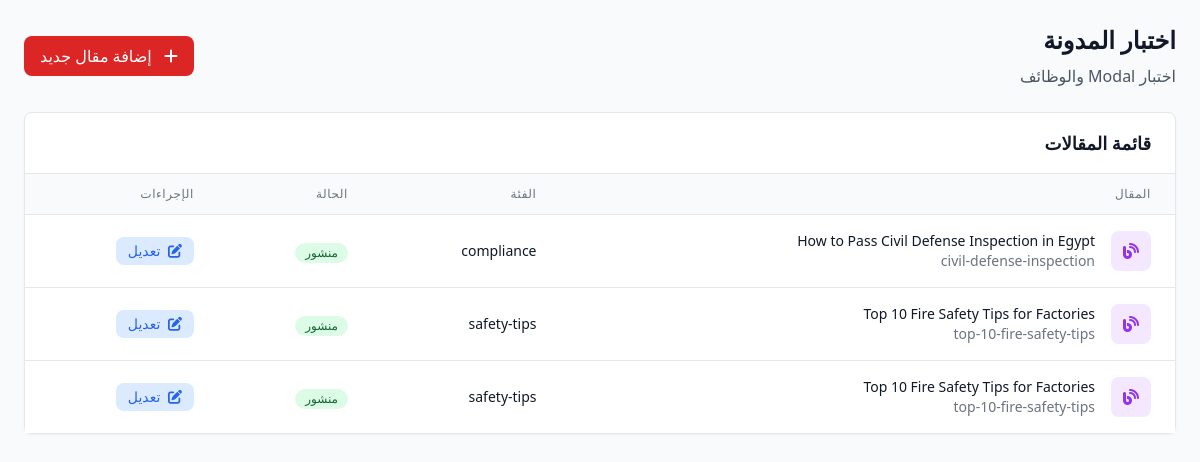
Screenshot of /admin/blog_test.php with the database file from the repository.
### tables this page shows
CREATE TABLE `blog_posts` (
  `id` int(11) NOT NULL,
  `category_id` int(11) NOT NULL,
  `slug` varchar(100) NOT NULL,
  `author_id` int(11) NOT NULL,
  `featured_image` varchar(255) DEFAULT NULL,
  `reading_time` int(11) DEFAULT NULL,
  `status` enum('draft','published','archived') DEFAULT 'draft',
  `is_featured` tinyint(1) DEFAULT 0,
  `views_count` int(11) DEFAULT 0,
  `likes_count` int(11) DEFAULT 0,
  `shares_count` int(11) DEFAULT 0,
  `published_at` timestamp NULL DEFAULT NULL,
  `created_at` timestamp NOT NULL DEFAULT current_timestamp(),
  `updated_at` timestamp NOT NULL DEFAULT current_timestamp() ON UPDATE current_timestamp()
);

CREATE TABLE `blog_post_translations` (
  `id` int(11) NOT NULL,
  `post_id` int(11) NOT NULL,
  `language_id` int(11) NOT NULL,
  `title` varchar(255) NOT NULL,
  `excerpt` text DEFAULT NULL,
  `content` longtext DEFAULT NULL,
  `tags` longtext DEFAULT NULL CHECK (json_valid(`tags`)),
  `meta_title` varchar(255) DEFAULT NULL,
  `meta_description` text DEFAULT NULL,
  `meta_keywords` text DEFAULT NULL,
  `og_title` varchar(255) DEFAULT NULL,
  `og_description` text DEFAULT NULL,
  `created_at` timestamp NOT NULL DEFAULT current_timestamp(),
  `updated_at` timestamp NOT NULL DEFAULT current_timestamp() ON UPDATE current_timestamp()
);

CREATE TABLE `blog_categories` (
  `id` int(11) NOT NULL,
  `slug` varchar(100) NOT NULL,
  `color` varchar(7) DEFAULT '#DC2626',
  `sort_order` int(11) DEFAULT 0,
  `is_active` tinyint(1) DEFAULT 1,
  `created_at` timestamp NOT NULL DEFAULT current_timestamp(),
  `updated_at` timestamp NOT NULL DEFAULT current_timestamp() ON UPDATE current_timestamp()
);

### admin/blog_test.php (the view, shortened to what this page needs)
<?php
require_once '../config.php';
$posts = [];
try {
    $stmt = $pdo->query("
        SELECT
            bp.id,
            bp.slug,
            bp.category_id,
            bp.author_id,
            bp.featured_image,
            bp.reading_time,
            bp.status,
            bp.is_featured,
            bp.views_count,
            bp.published_at,
            bp.created_at,
            bp.updated_at,
            CONCAT(u.first_name, ' ', u.last_name) as created_by_name,
            bc.slug as category_slug,
            bpt.title as ar_title,
            bpt.excerpt as ar_excerpt,
            bpt.content as ar_content,
            bpt.meta_title as ar_meta_title,
            bpt.meta_description as ar_meta_description,
            bpt.tags as ar_tags
        FROM blog_posts bp
        LEFT JOIN users u ON bp.author_id = u.id
        LEFT JOIN blog_categories bc ON bp.category_id = bc.id
        LEFT JOIN blog_post_translations bpt ON bp.id = bpt.post_id AND bpt.language_id = 1
        ORDER BY bp.created_at DESC
        LIMIT 5
    ");
    $posts = $stmt->fetchAll();
} catch (PDOException $e) {
    $error = 'حدث خطأ أثناء جلب المقالات: ' . $e->getMessage();
}
?>
<!DOCTYPE html>
<html lang="ar" dir="rtl">
<head>
    <script src="https://cdn.tailwindcss.com"></script>
    <link rel="stylesheet" href="https://cdnjs.cloudflare.com/ajax/libs/font-awesome/6.4.0/css/all.min.css">
</head>
<body class="bg-gray-50">
    <div class="p-6">
        <div class="mb-6">
            <div class="flex items-center justify-between">
                <div>
                    <h1 class="text-2xl font-bold text-gray-900 mb-2">اختبار المدونة</h1>
                    <p class="text-gray-600">اختبار Modal والوظائف</p>
                </div>
                <button onclick="openAddModal()" class="bg-red-600 text-white px-4 py-2 rounded-lg hover:bg-red-700 transition-colors duration-200">
                    <i class="fas fa-plus ml-2"></i>
                    إضافة مقال جديد
                </button>
            </div>
        </div>
        <div class="bg-white rounded-lg shadow-sm border border-gray-200">
            <div class="px-6 py-4 border-b border-gray-200">
                <h3 class="text-lg font-semibold text-gray-900">قائمة المقالات</h3>
            </div>
            <div class="overflow-x-auto">
                <table class="min-w-full divide-y divide-gray-200">
                    <thead class="bg-gray-50">
                        <tr>
                            <th class="px-6 py-3 text-right text-xs font-medium text-gray-500 uppercase tracking-wider">
                                المقال
                            </th>
                            <th class="px-6 py-3 text-right text-xs font-medium text-gray-500 uppercase tracking-wider">
                                الفئة
                            </th>
                            <th class="px-6 py-3 text-right text-xs font-medium text-gray-500 uppercase tracking-wider">
                                الحالة
                            </th>
                            <th class="px-6 py-3 text-right text-xs font-medium text-gray-500 uppercase tracking-wider">
                                الإجراءات
                            </th>
                        </tr>
                    </thead>
                    <tbody class="bg-white divide-y divide-gray-200">
                        <?php if (empty($posts)): ?>
                            <tr>
                                <td colspan="4" class="px-6 py-12 text-center">
                                    <div class="text-gray-500">
                                        <i class="fas fa-blog text-4xl mb-4"></i>
                                        <p class="text-lg font-medium">لا توجد مقالات</p>
                                    </div>
                                </td>
                            </tr>
                        <?php else: ?>
                            <?php foreach ($posts as $post): ?>
                                <tr class="hover:bg-gray-50">
                                    <td class="px-6 py-4 whitespace-nowrap">
                                        <div class="flex items-center">
                                            <div class="flex-shrink-0 h-10 w-10">
                                                <div class="h-10 w-10 rounded-lg bg-purple-100 flex items-center justify-center">
                                                    <i class="fas fa-blog text-purple-600"></i>
                                                </div>
                                            </div>
                                            <div class="mr-4">
                                                <div class="text-sm font-medium text-gray-900">
                                                    <?php echo htmlspecialchars($post['ar_title'] ?? $post['en_title'] ?? 'بدون عنوان'); ?>
                                                </div>
                                                <div class="text-sm text-gray-500">
                                                    <?php echo htmlspecialchars($post['slug'] ?? ''); ?>
                                                </div>
                                            </div>
                                        </div>
                                    </td>
                                    <td class="px-6 py-4 whitespace-nowrap text-sm text-gray-900">
                                        <?php echo htmlspecialchars($post['category_slug'] ?? 'غير محدد'); ?>
                                    </td>
                                    <td class="px-6 py-4 whitespace-nowrap">
                                        <?php if ($post['status'] === 'published'): ?>
                                            <span class="inline-flex items-center px-2.5 py-0.5 rounded-full text-xs font-medium bg-green-100 text-green-800">
                                                منشور
                                            </span>
                                        <?php elseif ($post['status'] === 'draft'): ?>
                                            <span class="inline-flex items-center px-2.5 py-0.5 rounded-full text-xs font-medium bg-yellow-100 text-yellow-800">
                                                مسودة
                                            </span>
                                        <?php else: ?>
                                            <span class="inline-flex items-center px-2.5 py-0.5 rounded-full text-xs font-medium bg-red-100 text-red-800">
                                                مؤرشف
                                            </span>
                                        <?php endif; ?>
                                    </td>
                                    <td class="px-6 py-4 whitespace-nowrap text-sm font-medium">
                                        <button onclick="openEditModal(<?php echo htmlspecialchars(json_encode($post)); ?>)"
                                                class="text-blue-600 hover:text-blue-900 bg-blue-100 hover:bg-blue-200 px-3 py-1 rounded-lg transition-colors">
                                            <i class="fas fa-edit ml-1"></i>
                                            تعديل
                                        </button>
                                    </td>
                                </tr>
                            <?php endforeach; ?>
                        <?php endif; ?>
                    </tbody>
                </table>
            </div>
        </div>
    </div>
</body>
</html>

### rows the page displays
blog_posts: blog_post_translations.title "How to Pass Civil Defense Inspection in Egypt", slug "civil-defense-inspection", category.slug "compliance", status "منشور"
blog_posts: blog_post_translations.title "Top 10 Fire Safety Tips for Factories", slug "top-10-fire-safety-tips", category.slug "safety-tips", status "منشور"
